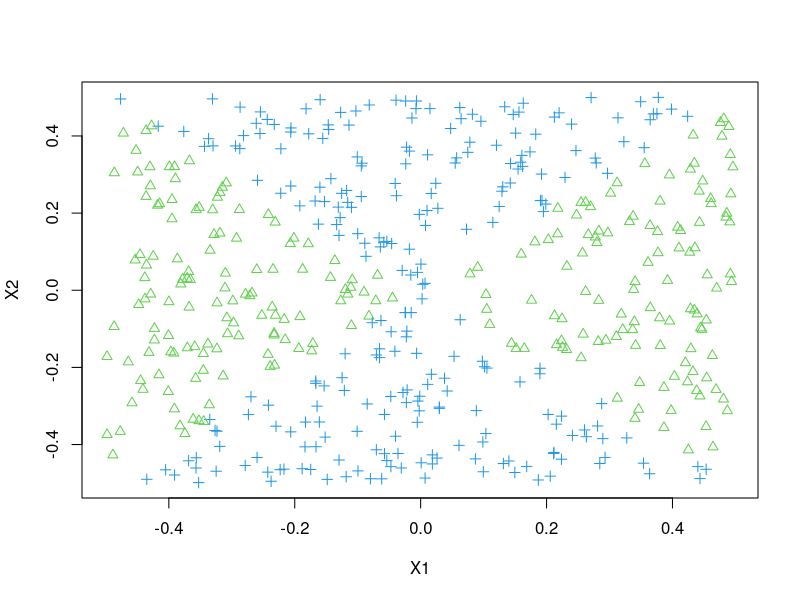
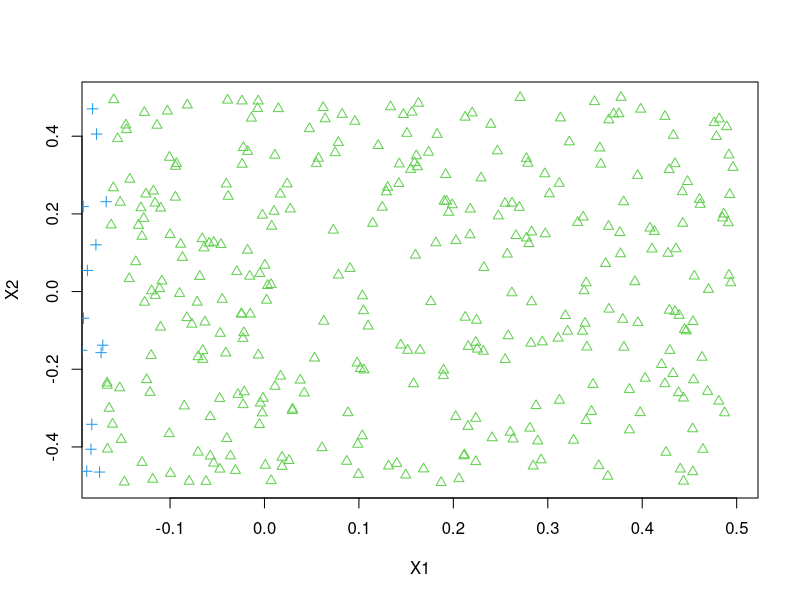
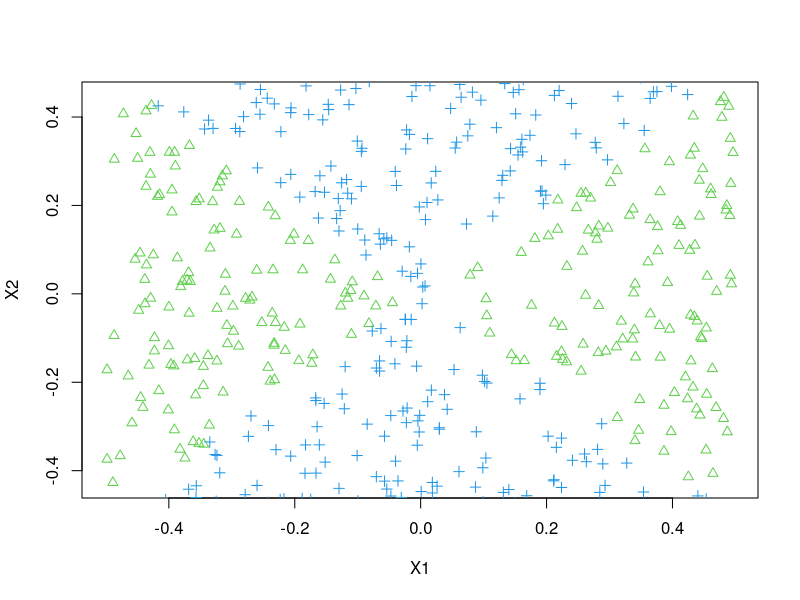
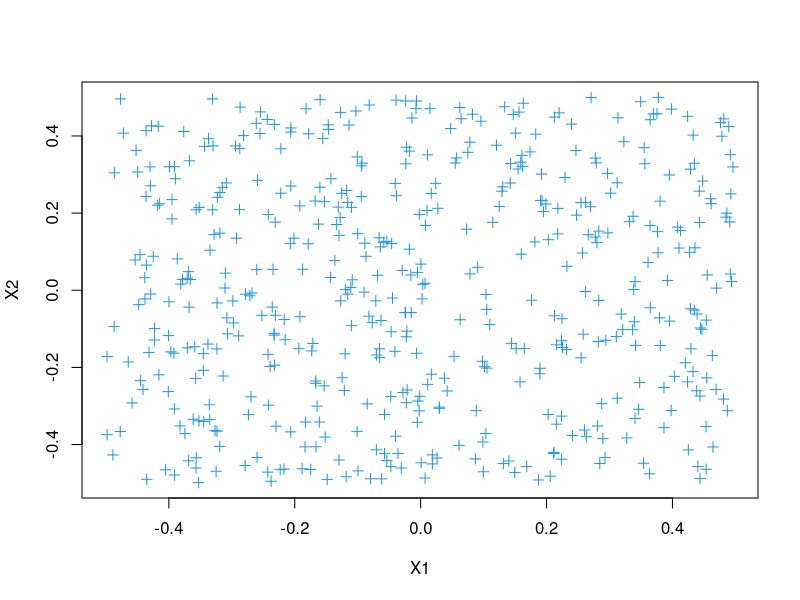
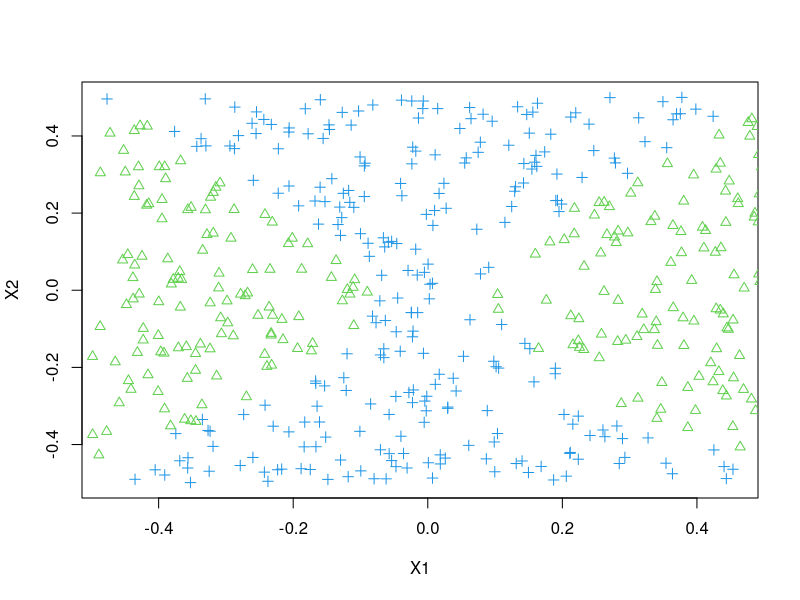

The R script that drew these images, in order:
#Problem 5(a)
set.seed(1)
x1 = runif(500) - 0.5
x2 = runif(500) - 0.5
y = 1 * (x1^2 - x2^2 > 0)
#Problem 5(b)
plot(x1, x2, xlab = "X1", ylab = "X2", col = (4 - y), pch = (3 - y))
#Problem 5(c)
logit.fit = glm(y ~ x1 + x2, family = "binomial")
summary(logit.fit)
#Problem 5(d)
data = data.frame(x1 = x1, x2 = x2, y = y)
probs = predict(logit.fit, data, type = "response")
preds = rep(0, 500)
preds[probs > 0.47] = 1
plot(data[preds == 1, ]$x1, data[preds == 1, ]$x2, col = (4 - 1), pch = (3 - 1), xlab = "X1", ylab = "X2")
points(data[preds == 0, ]$x1, data[preds == 0, ]$x2, col = (4 - 0), pch = (3 - 0))
#Problem 5(e)
logitnl.fit <- glm(y ~ poly(x1, 2) + poly(x2, 2) + I(x1 * x2), family = "binomial")
summary(logitnl.fit)
#Problem 5(f)
probs = predict(logitnl.fit, data, type = "response")
preds = rep(0, 500)
preds[probs > 0.47] = 1
plot(data[preds == 1, ]$x1, data[preds == 1, ]$x2, col = (4 - 1), pch = (3 - 1), xlab = "X1", ylab = "X2")
points(data[preds == 0, ]$x1, data[preds == 0, ]$x2, col = (4 - 0), pch = (3 - 0))
#Problem 5(g)
library(e1071)
data$y = as.factor(data$y)
svm.fit = svm(y ~ x1 + x2, data, kernel = "linear", cost = 0.01)
preds = predict(svm.fit, data)
plot(data[preds == 0, ]$x1, data[preds == 0, ]$x2, col = (4 - 0), pch = (3 - 0), xlab = "X1", ylab = "X2")
points(data[preds == 1, ]$x1, data[preds == 1, ]$x2, col = (4 - 1), pch = (3 - 1))
#Problem 5(h)
data$y = as.factor(data$y)
svmnl.fit = svm(y ~ x1 + x2, data, kernel = "radial", gamma = 1)
preds = predict(svmnl.fit, data)
plot(data[preds == 0, ]$x1, data[preds == 0, ]$x2, col = (4 - 0), pch = (3 - 0), xlab = "X1", ylab = "X2")
points(data[preds == 1, ]$x1, data[preds == 1, ]$x2, col = (4 - 1), pch = (3 - 1))
